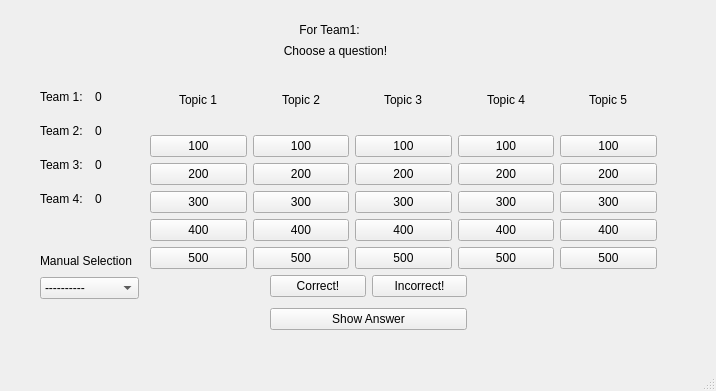
<?xml version="1.0" encoding="UTF-8"?>
<ui version="4.0">
 <class>Jeopardy</class>
 <widget class="QMainWindow" name="Jeopardy">
  <property name="geometry">
   <rect>
    <x>0</x>
    <y>0</y>
    <width>716</width>
    <height>391</height>
   </rect>
  </property>
  <property name="windowTitle">
   <string>Jeopardy</string>
  </property>
  <widget class="QWidget" name="centralwidget">
   <widget class="QWidget" name="layoutWidget">
    <property name="geometry">
     <rect>
      <x>270</x>
      <y>270</y>
      <width>197</width>
      <height>67</height>
     </rect>
    </property>
    <layout class="QVBoxLayout" name="verticalLayout_9">
     <item>
      <layout class="QHBoxLayout" name="horizontalLayout_3">
       <item>
        <widget class="QPushButton" name="correctBtn">
         <property name="text">
          <string>Correct!</string>
         </property>
        </widget>
       </item>
       <item>
        <widget class="QPushButton" name="incorrectBtn">
         <property name="text">
          <string>Incorrect!</string>
         </property>
        </widget>
       </item>
      </layout>
     </item>
     <item>
      <widget class="QPushButton" name="answerBtn">
       <property name="text">
        <string>Show Answer</string>
       </property>
      </widget>
     </item>
    </layout>
   </widget>
   <widget class="QLabel" name="currentTeamLabel">
    <property name="geometry">
     <rect>
      <x>104</x>
      <y>20</y>
      <width>451</width>
      <height>20</height>
     </rect>
    </property>
    <property name="text">
     <string>For Team1:</string>
    </property>
    <property name="alignment">
     <set>Qt::AlignCenter</set>
    </property>
   </widget>
   <widget class="QWidget" name="layoutWidget_3">
    <property name="geometry">
     <rect>
      <x>40</x>
      <y>90</y>
      <width>104</width>
      <height>116</height>
     </rect>
    </property>
    <layout class="QVBoxLayout" name="verticalLayout">
     <item>
      <layout class="QHBoxLayout" name="horizontalLayout_4">
       <item>
        <widget class="QLabel" name="teamNum1">
         <property name="text">
          <string>Team 1:</string>
         </property>
        </widget>
       </item>
       <item>
        <widget class="QLabel" name="pointsTeam1">
         <property name="text">
          <string>0</string>
         </property>
        </widget>
       </item>
      </layout>
     </item>
     <item>
      <spacer name="verticalSpacer">
       <property name="orientation">
        <enum>Qt::Vertical</enum>
       </property>
       <property name="sizeHint" stdset="0">
        <size>
         <width>20</width>
         <height>50</height>
        </size>
       </property>
      </spacer>
     </item>
     <item>
      <layout class="QHBoxLayout" name="horizontalLayout_5">
       <item>
        <widget class="QLabel" name="teamNum2">
         <property name="text">
          <string>Team 2:</string>
         </property>
        </widget>
       </item>
       <item>
        <widget class="QLabel" name="pointsTeam2">
         <property name="text">
          <string>0</string>
         </property>
        </widget>
       </item>
      </layout>
     </item>
     <item>
      <spacer name="verticalSpacer_2">
       <property name="orientation">
        <enum>Qt::Vertical</enum>
       </property>
       <property name="sizeHint" stdset="0">
        <size>
         <width>20</width>
         <height>50</height>
        </size>
       </property>
      </spacer>
     </item>
     <item>
      <layout class="QHBoxLayout" name="horizontalLayout_6">
       <item>
        <widget class="QLabel" name="teamNum3">
         <property name="text">
          <string>Team 3:</string>
         </property>
        </widget>
       </item>
       <item>
        <widget class="QLabel" name="pointsTeam3">
         <property name="text">
          <string>0</string>
         </property>
        </widget>
       </item>
      </layout>
     </item>
     <item>
      <spacer name="verticalSpacer_3">
       <property name="orientation">
        <enum>Qt::Vertical</enum>
       </property>
       <property name="sizeHint" stdset="0">
        <size>
         <width>20</width>
         <height>50</height>
        </size>
       </property>
      </spacer>
     </item>
     <item>
      <layout class="QHBoxLayout" name="horizontalLayout_7">
       <item>
        <widget class="QLabel" name="teamNum4">
         <property name="text">
          <string>Team 4:</string>
         </property>
        </widget>
       </item>
       <item>
        <widget class="QLabel" name="pointsTeam4">
         <property name="text">
          <string>0</string>
         </property>
        </widget>
       </item>
      </layout>
     </item>
    </layout>
   </widget>
   <widget class="QWidget" name="layoutWidget_2">
    <property name="geometry">
     <rect>
      <x>40</x>
      <y>250</y>
      <width>99</width>
      <height>49</height>
     </rect>
    </property>
    <layout class="QVBoxLayout" name="verticalLayout_8">
     <item>
      <widget class="QLabel" name="manualLabel">
       <property name="text">
        <string>Manual Selection</string>
       </property>
      </widget>
     </item>
     <item>
      <widget class="QComboBox" name="manualComboBox">
       <item>
        <property name="text">
         <string>----------</string>
        </property>
       </item>
       <item>
        <property name="text">
         <string>Team1</string>
        </property>
       </item>
       <item>
        <property name="text">
         <string>Team2</string>
        </property>
       </item>
       <item>
        <property name="text">
         <string>Team3</string>
        </property>
       </item>
       <item>
        <property name="text">
         <string>Team4</string>
        </property>
       </item>
      </widget>
     </item>
    </layout>
   </widget>
   <widget class="QWidget" name="layoutWidget_4">
    <property name="geometry">
     <rect>
      <x>150</x>
      <y>70</y>
      <width>507</width>
      <height>199</height>
     </rect>
    </property>
    <layout class="QVBoxLayout" name="verticalLayout_7">
     <item>
      <layout class="QHBoxLayout" name="horizontalLayout">
       <item alignment="Qt::AlignHCenter">
        <widget class="QLabel" name="topic1">
         <property name="text">
          <string>Topic 1</string>
         </property>
        </widget>
       </item>
       <item alignment="Qt::AlignHCenter">
        <widget class="QLabel" name="topic2">
         <property name="text">
          <string>Topic 2</string>
         </property>
        </widget>
       </item>
       <item alignment="Qt::AlignHCenter">
        <widget class="QLabel" name="topic3">
         <property name="text">
          <string>Topic 3</string>
         </property>
        </widget>
       </item>
       <item alignment="Qt::AlignHCenter">
        <widget class="QLabel" name="topic4">
         <property name="text">
          <string>Topic 4</string>
         </property>
        </widget>
       </item>
       <item alignment="Qt::AlignHCenter">
        <widget class="QLabel" name="topic5">
         <property name="text">
          <string>Topic 5</string>
         </property>
        </widget>
       </item>
      </layout>
     </item>
     <item>
      <layout class="QHBoxLayout" name="horizontalLayout_2">
       <item>
        <layout class="QVBoxLayout" name="verticalLayout_2">
         <item>
          <widget class="QPushButton" name="T1Q1">
           <property name="text">
            <string>100</string>
           </property>
          </widget>
         </item>
         <item>
          <widget class="QPushButton" name="T1Q2">
           <property name="text">
            <string>200</string>
           </property>
          </widget>
         </item>
         <item>
          <widget class="QPushButton" name="T1Q3">
           <property name="text">
            <string>300</string>
           </property>
          </widget>
         </item>
         <item>
          <widget class="QPushButton" name="T1Q4">
           <property name="text">
            <string>400</string>
           </property>
          </widget>
         </item>
         <item>
          <widget class="QPushButton" name="T1Q5">
           <property name="text">
            <string>500</string>
           </property>
          </widget>
         </item>
        </layout>
       </item>
       <item>
        <layout class="QVBoxLayout" name="verticalLayout_3">
         <item>
          <widget class="QPushButton" name="T2Q1">
           <property name="text">
            <string>100</string>
           </property>
          </widget>
         </item>
         <item>
          <widget class="QPushButton" name="T2Q2">
           <property name="text">
            <string>200</string>
           </property>
          </widget>
         </item>
         <item>
          <widget class="QPushButton" name="T2Q3">
           <property name="text">
            <string>300</string>
           </property>
          </widget>
         </item>
         <item>
          <widget class="QPushButton" name="T2Q4">
           <property name="text">
            <string>400</string>
           </property>
          </widget>
         </item>
         <item>
          <widget class="QPushButton" name="T2Q5">
           <property name="text">
            <string>500</string>
           </property>
          </widget>
         </item>
        </layout>
       </item>
       <item>
        <layout class="QVBoxLayout" name="verticalLayout_4">
         <item>
          <widget class="QPushButton" name="T3Q1">
           <property name="text">
            <string>100</string>
           </property>
          </widget>
         </item>
         <item>
          <widget class="QPushButton" name="T3Q2">
           <property name="text">
            <string>200</string>
           </property>
          </widget>
         </item>
         <item>
          <widget class="QPushButton" name="T3Q3">
           <property name="text">
            <string>300</string>
           </property>
          </widget>
         </item>
         <item>
          <widget class="QPushButton" name="T3Q4">
           <property name="text">
            <string>400</string>
           </property>
          </widget>
         </item>
         <item>
          <widget class="QPushButton" name="T3Q5">
           <property name="text">
            <string>500</string>
           </property>
          </widget>
         </item>
        </layout>
       </item>
       <item>
        <layout class="QVBoxLayout" name="verticalLayout_5">
         <item>
          <widget class="QPushButton" name="T4Q1">
           <property name="text">
            <string>100</string>
           </property>
          </widget>
         </item>
         <item>
          <widget class="QPushButton" name="T4Q2">
           <property name="text">
            <string>200</string>
           </property>
          </widget>
         </item>
         <item>
          <widget class="QPushButton" name="T4Q3">
           <property name="text">
            <string>300</string>
           </property>
          </widget>
         </item>
         <item>
          <widget class="QPushButton" name="T4Q4">
           <property name="text">
            <string>400</string>
           </property>
          </widget>
         </item>
         <item>
          <widget class="QPushButton" name="T4Q5">
           <property name="text">
            <string>500</string>
           </property>
          </widget>
         </item>
        </layout>
       </item>
       <item>
        <layout class="QVBoxLayout" name="verticalLayout_6">
         <item>
          <widget class="QPushButton" name="T5Q1">
           <property name="text">
            <string>100</string>
           </property>
          </widget>
         </item>
         <item>
          <widget class="QPushButton" name="T5Q2">
           <property name="text">
            <string>200</string>
           </property>
          </widget>
         </item>
         <item>
          <widget class="QPushButton" name="T5Q3">
           <property name="text">
            <string>300</string>
           </property>
          </widget>
         </item>
         <item>
          <widget class="QPushButton" name="T5Q4">
           <property name="text">
            <string>400</string>
           </property>
          </widget>
         </item>
         <item>
          <widget class="QPushButton" name="T5Q5">
           <property name="text">
            <string>500</string>
           </property>
          </widget>
         </item>
        </layout>
       </item>
      </layout>
     </item>
    </layout>
   </widget>
   <widget class="QLabel" name="questionText">
    <property name="geometry">
     <rect>
      <x>30</x>
      <y>30</y>
      <width>611</width>
      <height>41</height>
     </rect>
    </property>
    <property name="layoutDirection">
     <enum>Qt::LeftToRight</enum>
    </property>
    <property name="text">
     <string>Choose a question!</string>
    </property>
    <property name="alignment">
     <set>Qt::AlignCenter</set>
    </property>
   </widget>
  </widget>
  <widget class="QMenuBar" name="menubar">
   <property name="geometry">
    <rect>
     <x>0</x>
     <y>0</y>
     <width>716</width>
     <height>26</height>
    </rect>
   </property>
  </widget>
  <widget class="QStatusBar" name="statusbar"/>
 </widget>
 <resources/>
 <connections/>
</ui>
